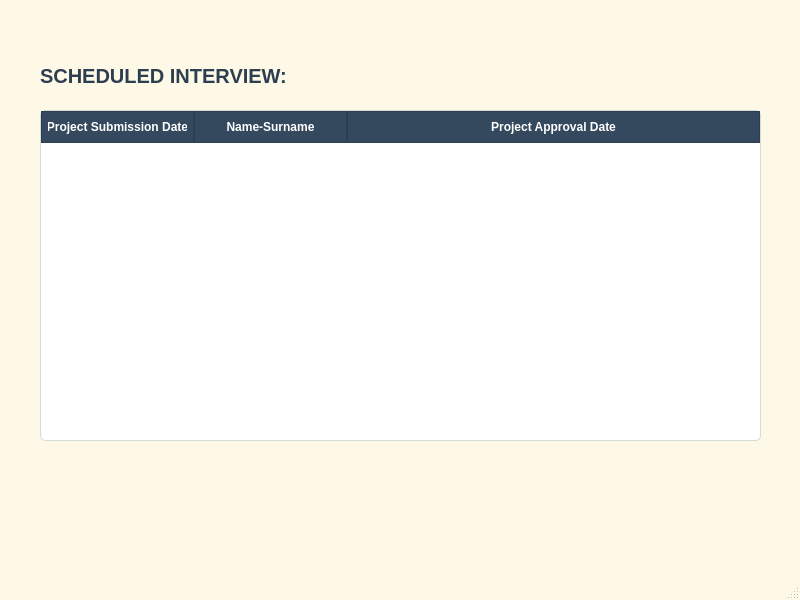
<?xml version="1.0" encoding="UTF-8"?>
<ui version="4.0">
 <class>MainWindow</class>
 <widget class="QMainWindow" name="MainWindow">
  <property name="geometry">
   <rect>
    <x>0</x>
    <y>0</y>
    <width>800</width>
    <height>600</height>
   </rect>
  </property>
  <property name="windowTitle">
   <string>USER INTERVIEW</string>
  </property>
  <property name="styleSheet">
   <string notr="true">
QMainWindow, QWidget#centralwidget {
    background-color: #fef9e7;
}


QTableWidget {
    background-color: white;
    gridline-color: #f7dc6f;
    border: 1px solid #d5dbdb;
    border-radius: 5px;
    color: #2c3e50;
}


QHeaderView::section {
    background-color: #34495e;
    color: white;
    padding: 6px;
    font-weight: bold;
    border: 1px solid #2c3e50;
}</string>
  </property>
  <widget class="QWidget" name="centralwidget">
   <widget class="QLabel" name="label">
    <property name="geometry">
     <rect>
      <x>40</x>
      <y>50</y>
      <width>261</width>
      <height>51</height>
     </rect>
    </property>
    <property name="styleSheet">
     <string notr="true">QLabel {
    color: #2c3e50;
    font-size: 20px;
    font-weight: bold;
    font-family: &quot;Segoe UI&quot;, Arial;
    background-color: transparent;
}</string>
    </property>
    <property name="text">
     <string>SCHEDULED INTERVIEW:</string>
    </property>
   </widget>
   <widget class="QWidget" name="widget" native="true">
    <property name="geometry">
     <rect>
      <x>40</x>
      <y>110</y>
      <width>721</width>
      <height>371</height>
     </rect>
    </property>
    <widget class="QTableWidget" name="tableWidget">
     <property name="geometry">
      <rect>
       <x>0</x>
       <y>0</y>
       <width>721</width>
       <height>331</height>
      </rect>
     </property>
     <attribute name="horizontalHeaderDefaultSectionSize">
      <number>153</number>
     </attribute>
     <attribute name="horizontalHeaderMinimumSectionSize">
      <number>100</number>
     </attribute>
     <attribute name="horizontalHeaderStretchLastSection">
      <bool>true</bool>
     </attribute>
     <column>
      <property name="text">
       <string>Project Submission Date</string>
      </property>
     </column>
     <column>
      <property name="text">
       <string>Name-Surname</string>
      </property>
     </column>
     <column>
      <property name="text">
       <string>Project Approval Date</string>
      </property>
     </column>
    </widget>
   </widget>
  </widget>
  <widget class="QMenuBar" name="menubar">
   <property name="geometry">
    <rect>
     <x>0</x>
     <y>0</y>
     <width>800</width>
     <height>30</height>
    </rect>
   </property>
  </widget>
  <widget class="QStatusBar" name="statusbar"/>
 </widget>
 <resources/>
 <connections/>
</ui>
